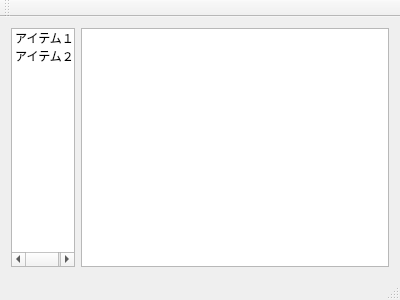
<?xml version="1.0" encoding="UTF-8"?>
<ui version="4.0">
 <class>MainWindow</class>
 <widget class="QMainWindow" name="MainWindow">
  <property name="geometry">
   <rect>
    <x>0</x>
    <y>0</y>
    <width>400</width>
    <height>300</height>
   </rect>
  </property>
  <property name="windowTitle">
   <string>MainWindow</string>
  </property>
  <widget class="QWidget" name="centralWidget">
   <layout class="QHBoxLayout" name="horizontalLayout">
    <item>
     <widget class="QListWidget" name="listWidget">
      <property name="maximumSize">
       <size>
        <width>64</width>
        <height>16777215</height>
       </size>
      </property>
      <property name="viewMode">
       <enum>QListView::IconMode</enum>
      </property>
      <item>
       <property name="text">
        <string>アイテム１</string>
       </property>
       <property name="icon">
        <iconset theme=":/images/1492259092_Girl.png"/>
       </property>
      </item>
      <item>
       <property name="text">
        <string>アイテム２</string>
       </property>
       <property name="icon">
        <iconset theme=":/images/1492259092_Girl.png"/>
       </property>
      </item>
     </widget>
    </item>
    <item>
     <widget class="QPlainTextEdit" name="plainTextEdit"/>
    </item>
   </layout>
  </widget>
  <widget class="QMenuBar" name="menuBar">
   <property name="geometry">
    <rect>
     <x>0</x>
     <y>0</y>
     <width>400</width>
     <height>21</height>
    </rect>
   </property>
  </widget>
  <widget class="QToolBar" name="mainToolBar">
   <attribute name="toolBarArea">
    <enum>TopToolBarArea</enum>
   </attribute>
   <attribute name="toolBarBreak">
    <bool>false</bool>
   </attribute>
  </widget>
  <widget class="QStatusBar" name="statusBar"/>
 </widget>
 <layoutdefault spacing="6" margin="11"/>
 <resources/>
 <connections/>
</ui>
